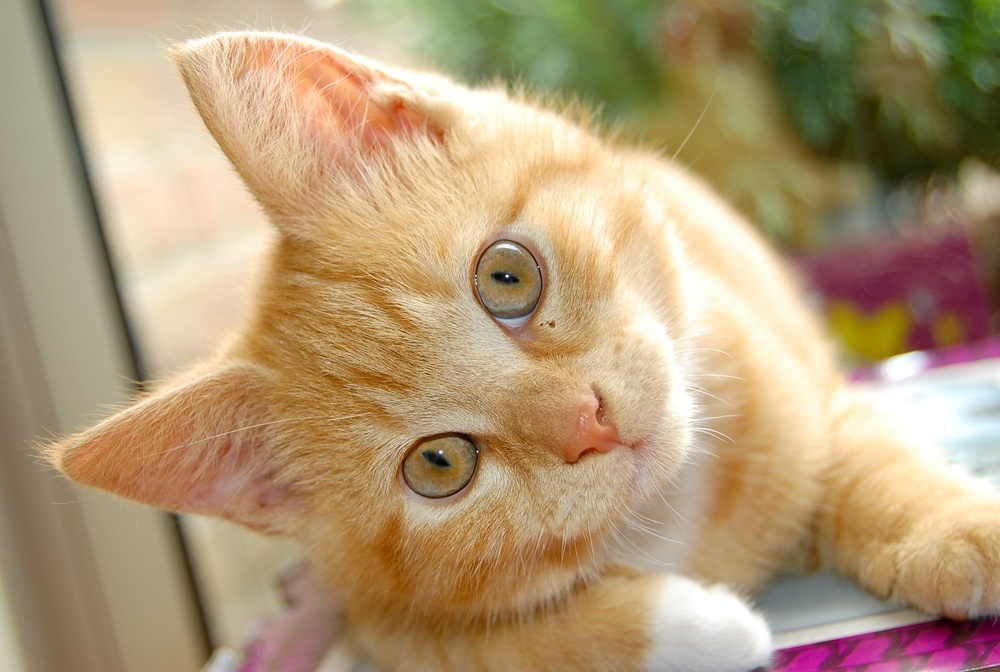
#> input picture cat.jpg, 1000 x 672 px, shrunk from 2673 x 1797 before the run
$ python masking.py ---image ../cat.jpg
#> lines starting #> are read from the running program, lines starting #| are printed output that depends on the picture; after the words box and inside, x2 and y2 are one past the last pixel; in counts of white or black regions, pixels touching at a corner belong together
# -*- coding: utf-8 -*-
# @Author:   MR_Radish
# @Date:     2018-07-25 15:54:44
# @E-mail:   ty_2016@foxmail.com
# @FileName: masking.py
# @TODO:     按照指定图形覆盖图片

import numpy as np
import argparse
import cv2

ap = argparse.ArgumentParser()
ap.add_argument("-i", "---image", required=True, help="Path to the image")
args = vars(ap.parse_args())

image = cv2.imread(args["image"])
#> image is the input picture: shape (672, 1000, 3); mean B, G, R 119.2, 153.6, 177.2
cv2.imshow("Original", image)

mask = np.zeros(image.shape[:2], dtype="uint8")
(cX, cY) = (image.shape[1] // 2, image.shape[0] //2)
#> cX = 500; cY = 336
cv2.rectangle(mask, (cX - 75, cY - 75), (cX + 75, cY + 75), 255, -1)
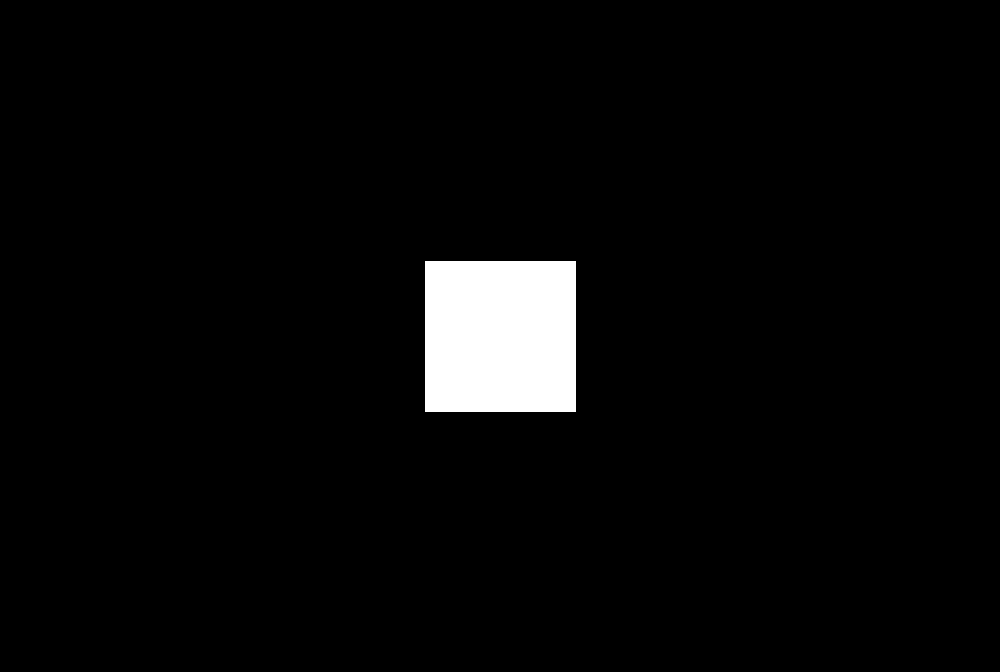
#> mask: shape (672, 1000); 3.4% white; 1 white region, box (x1, y1, x2, y2) and area: (425, 261, 576, 412) 22801
cv2.imshow("Mask Rectangle", mask)

# param mask:optional operation mask, 8-bit single channel array,
# that specifies elements of the output array to be changed.
masked = cv2.bitwise_and(image, image, mask=mask)
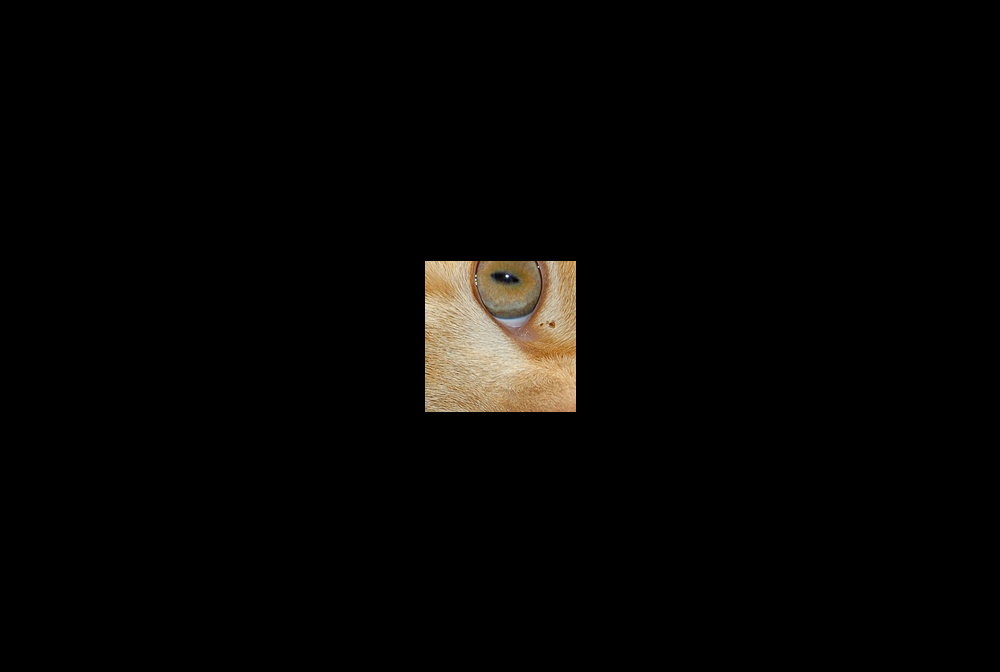
#> masked: shape (672, 1000, 3); mean B, G, R 3.9, 5.2, 6.1
cv2.imshow("Mask Applied to Image", masked)

mask = np.zeros(image.shape[:2], dtype="uint8")
cv2.circle(mask, (cX, cY), 100, 255, -1)
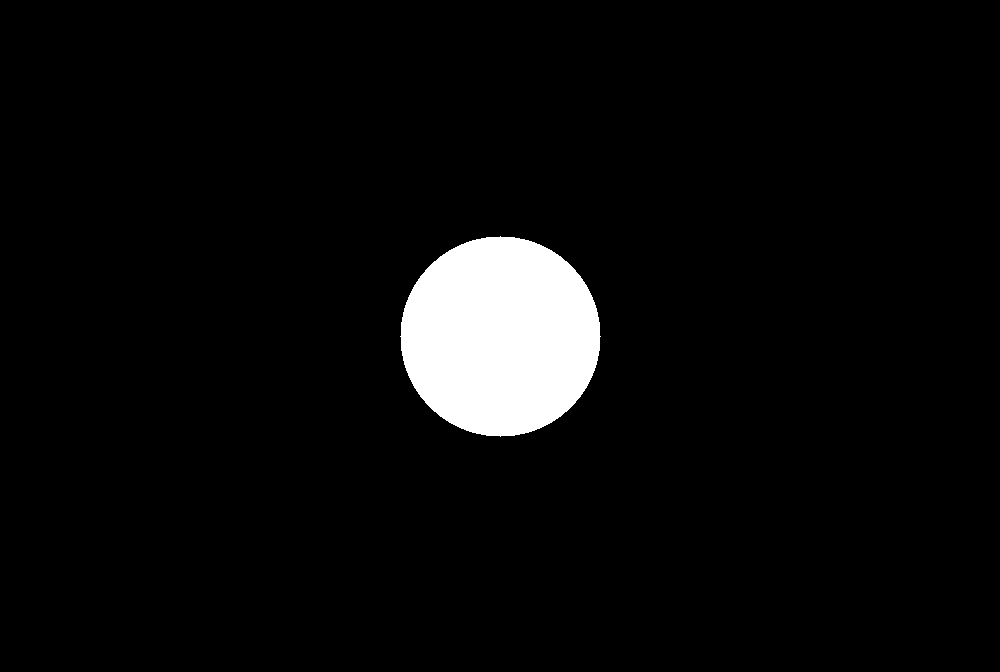
#> mask: shape (672, 1000); 4.7% white; 1 white region, box (x1, y1, x2, y2) and area: (400, 236, 601, 437) 31417
masked = cv2.bitwise_and(image, image, mask=mask)
cv2.imshow("Mask Circle", mask)
cv2.imshow("Maks Applied to Image", masked)
cv2.waitKey(0)
